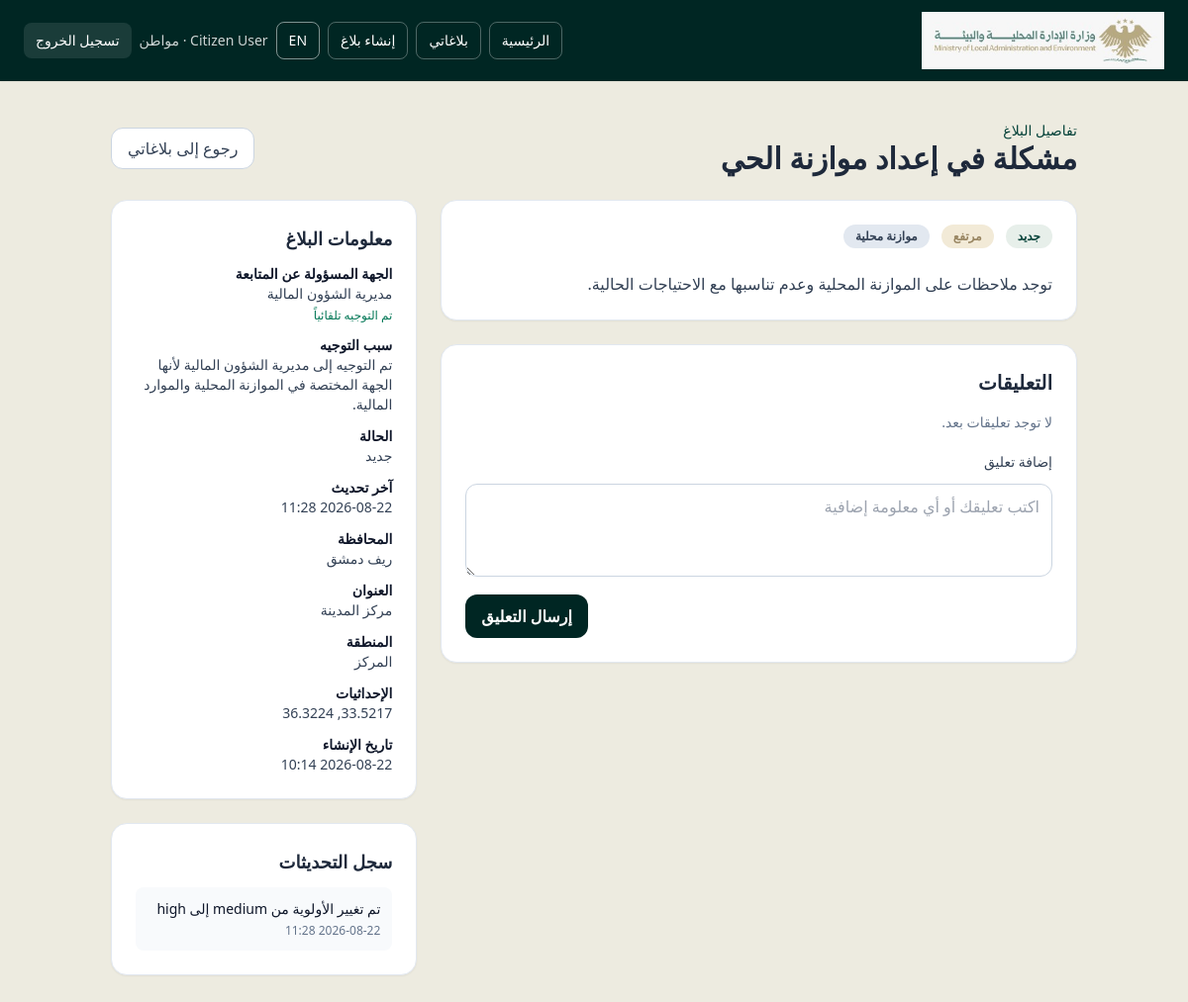
The page /citizen/complaints/27 (signed in) on the database its author committed.
### app/models/user.py (models this page shows)
class User(Base):
    __tablename__ = "users"
    id: Mapped[int] = mapped_column(primary_key=True, index=True)
    name: Mapped[str] = mapped_column(String(150), nullable=False)
    email: Mapped[str] = mapped_column(String(255), unique=True, index=True, nullable=False)
    hashed_password: Mapped[str] = mapped_column(String(255), nullable=False)
    role: Mapped[str] = mapped_column(String(50), default="citizen", nullable=False)
    department_id: Mapped[int | None] = mapped_column(ForeignKey("departments.id"), nullable=True)
    national_id_hash: Mapped[str | None] = mapped_column(String(128), unique=True, nullable=True)
    national_id_encrypted: Mapped[str | None] = mapped_column(String(512), nullable=True)
    phone: Mapped[str | None] = mapped_column(String(50), nullable=True)
    job_title: Mapped[str | None] = mapped_column(String(150), nullable=True)
    is_active: Mapped[bool] = mapped_column(Boolean, default=True, nullable=False)
    created_at: Mapped[datetime] = mapped_column(DateTime(timezone=True), default=lambda: datetime.now(timezone.utc), nullable=False)
    updated_at: Mapped[datetime] = mapped_column(
        DateTime(timezone=True),
        default=lambda: datetime.now(timezone.utc),
        onupdate=lambda: datetime.now(timezone.utc),
        nullable=False,
    )
    complaints: Mapped[list["Complaint"]] = relationship(back_populates="user", foreign_keys="Complaint.user_id")
    comments: Mapped[list["Comment"]] = relationship(back_populates="user")
    complaint_updates: Mapped[list["ComplaintUpdate"]] = relationship(back_populates="user")
    department: Mapped["Department | None"] = relationship(foreign_keys=[department_id])
    assigned_tasks: Mapped[list["Complaint"]] = relationship(back_populates="assigned_employee", foreign_keys="Complaint.assigned_employee_id")

### app/models/complaint.py (models this page shows)
class Complaint(Base):
    __tablename__ = "complaints"
    id: Mapped[int] = mapped_column(primary_key=True, index=True)
    user_id: Mapped[int] = mapped_column(ForeignKey("users.id"), nullable=False)
    category_id: Mapped[int | None] = mapped_column(ForeignKey("categories.id"), nullable=True)
    department_id: Mapped[int | None] = mapped_column(ForeignKey("departments.id"), nullable=True)
    assigned_employee_id: Mapped[int | None] = mapped_column(ForeignKey("users.id"), nullable=True)
    title: Mapped[str] = mapped_column(String(255), nullable=False)
    description: Mapped[str] = mapped_column(Text, nullable=False)
    address: Mapped[str | None] = mapped_column(String(255), nullable=True)
    area: Mapped[str | None] = mapped_column(String(255), nullable=True)
    governorate: Mapped[str | None] = mapped_column(String(255), nullable=True)
    latitude: Mapped[float | None] = mapped_column(Float, nullable=True)
    longitude: Mapped[float | None] = mapped_column(Float, nullable=True)
    image_path: Mapped[str | None] = mapped_column(String(500), nullable=True)
    priority: Mapped[str] = mapped_column(String(50), default="medium", nullable=False)
    status: Mapped[str] = mapped_column(String(50), default="new", nullable=False)
    routing_reason: Mapped[str | None] = mapped_column(Text, nullable=True)
    routing_confidence: Mapped[float | None] = mapped_column(Float, nullable=True)
    assigned_at: Mapped[datetime | None] = mapped_column(DateTime(timezone=True), nullable=True)
    employee_assigned_at: Mapped[datetime | None] = mapped_column(DateTime(timezone=True), nullable=True)
    work_started_at: Mapped[datetime | None] = mapped_column(DateTime(timezone=True), nullable=True)
    work_completed_at: Mapped[datetime | None] = mapped_column(DateTime(timezone=True), nullable=True)
    completion_image_path: Mapped[str | None] = mapped_column(String(500), nullable=True)
    completion_note: Mapped[str | None] = mapped_column(Text, nullable=True)
    resolved_at: Mapped[datetime | None] = mapped_column(DateTime(timezone=True), nullable=True)
    created_at: Mapped[datetime] = mapped_column(DateTime(timezone=True), default=lambda: datetime.now(timezone.utc), nullable=False)
    updated_at: Mapped[datetime] = mapped_column(
        DateTime(timezone=True),
        default=lambda: datetime.now(timezone.utc),
        onupdate=lambda: datetime.now(timezone.utc),
        nullable=False,
    )
    user: Mapped["User"] = relationship(back_populates="complaints", foreign_keys=[user_id])
    category: Mapped["Category"] = relationship(back_populates="complaints")
    department: Mapped["Department"] = relationship(back_populates="complaints")
    comments: Mapped[list["Comment"]] = relationship(back_populates="complaint")
    updates: Mapped[list["ComplaintUpdate"]] = relationship(back_populates="complaint")
    assigned_employee: Mapped["User | None"] = relationship(back_populates="assigned_tasks", foreign_keys=[assigned_employee_id])

### app/models/category.py (models this page shows)
class Category(Base):
    __tablename__ = "categories"
    id: Mapped[int] = mapped_column(primary_key=True, index=True)
    name: Mapped[str] = mapped_column(String(200), nullable=False)
    slug: Mapped[str] = mapped_column(String(200), unique=True, index=True, nullable=False)
    description: Mapped[str | None] = mapped_column(Text, nullable=True)
    created_at: Mapped[datetime] = mapped_column(DateTime(timezone=True), default=lambda: datetime.now(timezone.utc), nullable=False)
    updated_at: Mapped[datetime] = mapped_column(
        DateTime(timezone=True),
        default=lambda: datetime.now(timezone.utc),
        onupdate=lambda: datetime.now(timezone.utc),
        nullable=False,
    )
    complaints: Mapped[list["Complaint"]] = relationship(back_populates="category")

### app/models/department.py (models this page shows)
class Department(Base):
    __tablename__ = "departments"
    id: Mapped[int] = mapped_column(primary_key=True, index=True)
    name: Mapped[str] = mapped_column(String(255), nullable=False)
    slug: Mapped[str] = mapped_column(String(255), unique=True, index=True, nullable=False)
    description: Mapped[str] = mapped_column(Text, nullable=False)
    scope: Mapped[str] = mapped_column(String(50), nullable=False, default="directorate")
    created_at: Mapped[datetime] = mapped_column(DateTime(timezone=True), default=lambda: datetime.now(timezone.utc), nullable=False)
    updated_at: Mapped[datetime] = mapped_column(
        DateTime(timezone=True),
        default=lambda: datetime.now(timezone.utc),
        onupdate=lambda: datetime.now(timezone.utc),
        nullable=False,
    )
    complaints: Mapped[list["Complaint"]] = relationship(back_populates="department")

### app/models/complaint_update.py (models this page shows)
class ComplaintUpdate(Base):
    __tablename__ = "complaint_updates"
    id: Mapped[int] = mapped_column(primary_key=True, index=True)
    complaint_id: Mapped[int] = mapped_column(ForeignKey("complaints.id"), nullable=False)
    user_id: Mapped[int] = mapped_column(ForeignKey("users.id"), nullable=False)
    old_status: Mapped[str | None] = mapped_column(String(50), nullable=True)
    new_status: Mapped[str | None] = mapped_column(String(50), nullable=True)
    note: Mapped[str | None] = mapped_column(Text, nullable=True)
    created_at: Mapped[datetime] = mapped_column(DateTime(timezone=True), default=lambda: datetime.now(timezone.utc), nullable=False)
    complaint: Mapped["Complaint"] = relationship(back_populates="updates")
    user: Mapped["User"] = relationship(back_populates="complaint_updates")

### app/routers/auth.py (the view)
@router.get("/citizen/complaints/{complaint_id}")
async def complaint_detail(
    request: Request,
    complaint_id: int,
    user: User = Depends(require_role("citizen")),
    db: Session = Depends(get_db),
):
    complaint = db.scalar(
        select(Complaint)
        .options(*complaint_detail_options())
        .where(Complaint.id == complaint_id, Complaint.user_id == user.id)
    )
    if complaint is None:
        raise HTTPException(status_code=status.HTTP_404_NOT_FOUND, detail="Complaint not found")
    complaint.updates = sorted(complaint.updates, key=lambda item: item.created_at, reverse=True)
    complaint.comments = sorted(complaint.comments, key=lambda item: item.created_at)
    return templates.TemplateResponse(
        request,
        "complaint_details.html",
        {
            "title": "تفاصيل البلاغ",
            "slogan": settings.project_slogan,
            "user": user,
            "complaint": complaint,
            "status_labels": STATUS_LABELS,
        },
    )

### app/templates/complaint_details.html (shortened to what this page needs)
<!DOCTYPE html>
{% set lang = current_language(request) %}<html lang="{{ lang }}" dir="{{ 'rtl' if lang == 'ar' else 'ltr' }}">
  <head>
    <script src="https://cdn.tailwindcss.com"></script>
    <link rel="stylesheet" href="/static/css/ministry-theme.css" />
  </head>
  <body class="text-slate-800" dir="{{ 'rtl' if lang == 'ar' else 'ltr' }}">
    {% include 'partials/app_header.html' %}
    <main class="mx-auto max-w-5xl px-6 py-10">
      <div class="mb-6 flex items-center justify-between">
        <div>
          <p class="text-sm text-sky-700">تفاصيل البلاغ</p>
          <h1 class="text-3xl font-bold">{{ complaint.title }}</h1>
        </div>
        <a href="/citizen/complaints" class="rounded-xl border border-slate-300 bg-white px-4 py-2 font-medium text-slate-700 hover:bg-slate-50">رجوع إلى بلاغاتي</a>
      </div>
      <div class="grid gap-6 lg:grid-cols-3">
        <div class="lg:col-span-2 space-y-6">
          <div class="rounded-2xl border border-slate-200 bg-white p-6 shadow-sm">
            <div class="flex flex-wrap gap-3">
              <span class="rounded-full bg-sky-100 px-3 py-1 text-xs font-semibold text-sky-800">{{ status_label(complaint.status, request) }}</span>
              <span class="rounded-full bg-amber-100 px-3 py-1 text-xs font-semibold text-amber-800">{{ priority_label(complaint.priority, request) }}</span>
              {% if complaint.category %}
              <span class="rounded-full bg-slate-200 px-3 py-1 text-xs font-semibold text-slate-700">{{ complaint.category.name }}</span>
              {% endif %}
            </div>
            <p class="mt-6 whitespace-pre-line text-slate-700">{{ complaint.description }}</p>
          </div>
          <div class="rounded-2xl border border-slate-200 bg-white p-6 shadow-sm">
            <h2 class="mb-4 text-xl font-bold">التعليقات</h2>
            <div class="space-y-3">
              {% for comment in complaint.comments %}
              <div class="rounded-xl bg-slate-50 p-4 text-sm text-slate-700">
                <div class="font-semibold text-slate-900">{{ comment.user.name if comment.user else 'مستخدم' }}</div>
                <p class="mt-1 whitespace-pre-line">{{ comment.body }}</p>
                <div class="mt-2 text-xs text-slate-500">{{ comment.created_at.strftime('%Y-%m-%d %H:%M') }}</div>
              </div>
              {% else %}
              <p class="text-sm text-slate-500">لا توجد تعليقات بعد.</p>
              {% endfor %}
            </div>
            <form method="post" action="/complaints/{{ complaint.id }}/comments" class="mt-5 space-y-3">
              <label for="comment-body" class="block text-sm font-medium text-slate-700">إضافة تعليق</label>
              <textarea id="comment-body" name="body" rows="3" required class="w-full rounded-xl border border-slate-300 px-3 py-2.5" placeholder="اكتب تعليقك أو أي معلومة إضافية"></textarea>
              <div class="flex justify-end"><button type="submit" class="rounded-xl bg-sky-700 px-4 py-2.5 font-semibold text-white hover:bg-sky-800">إرسال التعليق</button></div>
            </form>
          </div>
        </div>
        <aside class="space-y-6">
          <div class="rounded-2xl border border-slate-200 bg-white p-6 shadow-sm">
            <h2 class="mb-3 text-lg font-bold">معلومات البلاغ</h2>
            <dl class="space-y-3 text-sm text-slate-700">
              <div><dt class="font-semibold text-slate-900">الجهة المسؤولة عن المتابعة</dt><dd>{% if complaint.department %}{{ complaint.department.name }}{% if complaint.routing_confidence %}<span class="mt-1 block text-xs text-emerald-700">تم التوجيه تلقائياً</span>{% endif %}{% else %}بانتظار التوجيه{% endif %}</dd></div>
              <div><dt class="font-semibold text-slate-900">سبب التوجيه</dt><dd>{{ complaint.routing_reason or 'بانتظار تحديد سبب التوجيه' }}</dd></div>
              <div><dt class="font-semibold text-slate-900">{{ t('status', request) }}</dt><dd>{{ status_label(complaint.status, request) }}</dd></div>
              <div><dt class="font-semibold text-slate-900">آخر تحديث</dt><dd>{% if complaint.updates %}{{ complaint.updates[0].created_at.strftime('%Y-%m-%d %H:%M') }}{% else %}{{ complaint.created_at.strftime('%Y-%m-%d %H:%M') }}{% endif %}</dd></div>
              <div><dt class="font-semibold text-slate-900">المحافظة</dt><dd>{{ complaint.governorate or 'غير محدد' }}</dd></div>
              <div><dt class="font-semibold text-slate-900">العنوان</dt><dd>{{ complaint.address or 'غير محدد' }}</dd></div>
              <div><dt class="font-semibold text-slate-900">المنطقة</dt><dd>{{ complaint.area or 'غير محدد' }}</dd></div>
              <div><dt class="font-semibold text-slate-900">الإحداثيات</dt><dd>{{ complaint.latitude or 'غير محدد' }}, {{ complaint.longitude or 'غير محدد' }}</dd></div>
              <div><dt class="font-semibold text-slate-900">تاريخ الإنشاء</dt><dd>{{ complaint.created_at.strftime('%Y-%m-%d %H:%M') }}</dd></div>
            </dl>
          </div>
          <div class="rounded-2xl border border-slate-200 bg-white p-6 shadow-sm">
            <h2 class="mb-3 text-lg font-bold">سجل التحديثات</h2>
            <ul class="space-y-3 text-sm text-slate-700">
              {% for update in complaint.updates %}
              <li class="rounded-lg bg-slate-50 p-3">
                <div class="font-medium text-slate-900">{{ update.note or 'تم تحديث البلاغ' }}</div>
                <div class="mt-1 text-xs text-slate-500">{{ update.created_at.strftime('%Y-%m-%d %H:%M') }}</div>
              </li>
              {% else %}
              <li class="rounded-lg bg-slate-50 p-3 text-slate-600">تم إنشاء البلاغ</li>
              {% endfor %}
            </ul>
          </div>
        </aside>
      </div>
    </main>
  </body>
</html>

### app/templates/partials/app_header.html (shortened to what this page needs)
{% set lang = current_language(request) %}
<nav class="ministry-nav text-white shadow-sm">
  <div class="mx-auto flex max-w-7xl flex-wrap items-center justify-between gap-3 px-4 py-3 sm:px-6">
    <a href="/" class="shrink-0" aria-label="{{ 'العودة إلى الصفحة الرئيسية' if lang == 'ar' else 'Return to landing page' }}">
      <img class="ministry-logo" src="/static/images/horizntal-logo.png" alt="{{ 'شعار وزارة الإدارة المحلية والبيئة' if lang == 'ar' else 'Ministry of Local Administration and Environment Logo' }}" />
    </a>
    <div class="flex flex-wrap items-center gap-2 text-sm">
      {% if user.role == 'ministry_admin' %}
      <a href="/admin" class="rounded-lg border border-white/30 px-3 py-2 hover:bg-white/10">{{ 'لوحة التحكم' if lang == 'ar' else 'Dashboard' }}</a>
      <a href="/admin/complaints" class="rounded-lg border border-white/30 px-3 py-2 hover:bg-white/10">{{ 'البلاغات' if lang == 'ar' else 'Complaints' }}</a>
      <a href="/admin/map" class="rounded-lg border border-white/30 px-3 py-2 hover:bg-white/10">{{ 'الخريطة' if lang == 'ar' else 'Map' }}</a>
      {% elif user.role == 'field_employee' %}
      <a href="/employee" class="rounded-lg border border-white/30 px-3 py-2 hover:bg-white/10">{{ 'مهامي' if lang == 'ar' else 'My Tasks' }}</a>
      {% else %}
      <a href="/citizen" class="rounded-lg border border-white/30 px-3 py-2 hover:bg-white/10">{{ 'الرئيسية' if lang == 'ar' else 'Home' }}</a>
      <a href="/citizen/complaints" class="rounded-lg border border-white/30 px-3 py-2 hover:bg-white/10">{{ 'بلاغاتي' if lang == 'ar' else 'My Complaints' }}</a>
      <a href="/citizen/complaints/new" class="rounded-lg border border-white/30 px-3 py-2 hover:bg-white/10">{{ 'إنشاء بلاغ' if lang == 'ar' else 'Create Complaint' }}</a>
      {% endif %}
      <a href="/set-language/{{ 'en' if lang == 'ar' else 'ar' }}" class="rounded-lg border border-white/50 px-3 py-2">{{ 'EN' if lang == 'ar' else 'العربية' }}</a>
      <span class="hidden text-white/80 lg:inline">{{ user.name }} · {{ 'إدارة' if user.role == 'admin' and lang == 'ar' else ('Admin' if user.role == 'admin' else ('مواطن' if lang == 'ar' else 'Citizen')) }}</span>
      <form method="post" action="/logout"><button type="submit" class="rounded-lg bg-white/10 px-3 py-2 hover:bg-white/20">{{ t('logout', request) }}</button></form>
    </div>
  </div>
</nav>

### rows shown on the page
User: role "مواطن"
Complaint: title "مشكلة في إعداد موازنة الحي", status "جديد", priority "مرتفع", description "توجد ملاحظات على الموازنة المحلية وعدم تناسبها مع الاحتياجات الحالية.", routing_reason "تم التوجيه إلى مديرية الشؤون المالية لأنها الجهة المختصة في الموازنة المحلية والموارد المالية.", governorate "ريف دمشق", address "مركز المدينة", area "المركز", latitude "33.5217", longitude "36.3224", created_at "2026-08-22 10:14"
Category: category.name "موازنة محلية"
Department: department.name "مديرية الشؤون المالية"
ComplaintUpdate: created_at "2026-08-22 11:28", note "تم تغيير الأولوية من medium إلى high"

### other values the page prints
{{ 'الرئيسية' if lang == 'ar' else 'Home' }} "الرئيسية"
{{ 'بلاغاتي' if lang == 'ar' else 'My Complaints' }} "بلاغاتي"
{{ 'إنشاء بلاغ' if lang == 'ar' else 'Create Complaint' }} "إنشاء بلاغ"
{{ 'EN' if lang == 'ar' else 'العربية' }} "EN"
{{ t('logout', request) }} "تسجيل الخروج"
{{ t('status', request) }} "الحالة"
